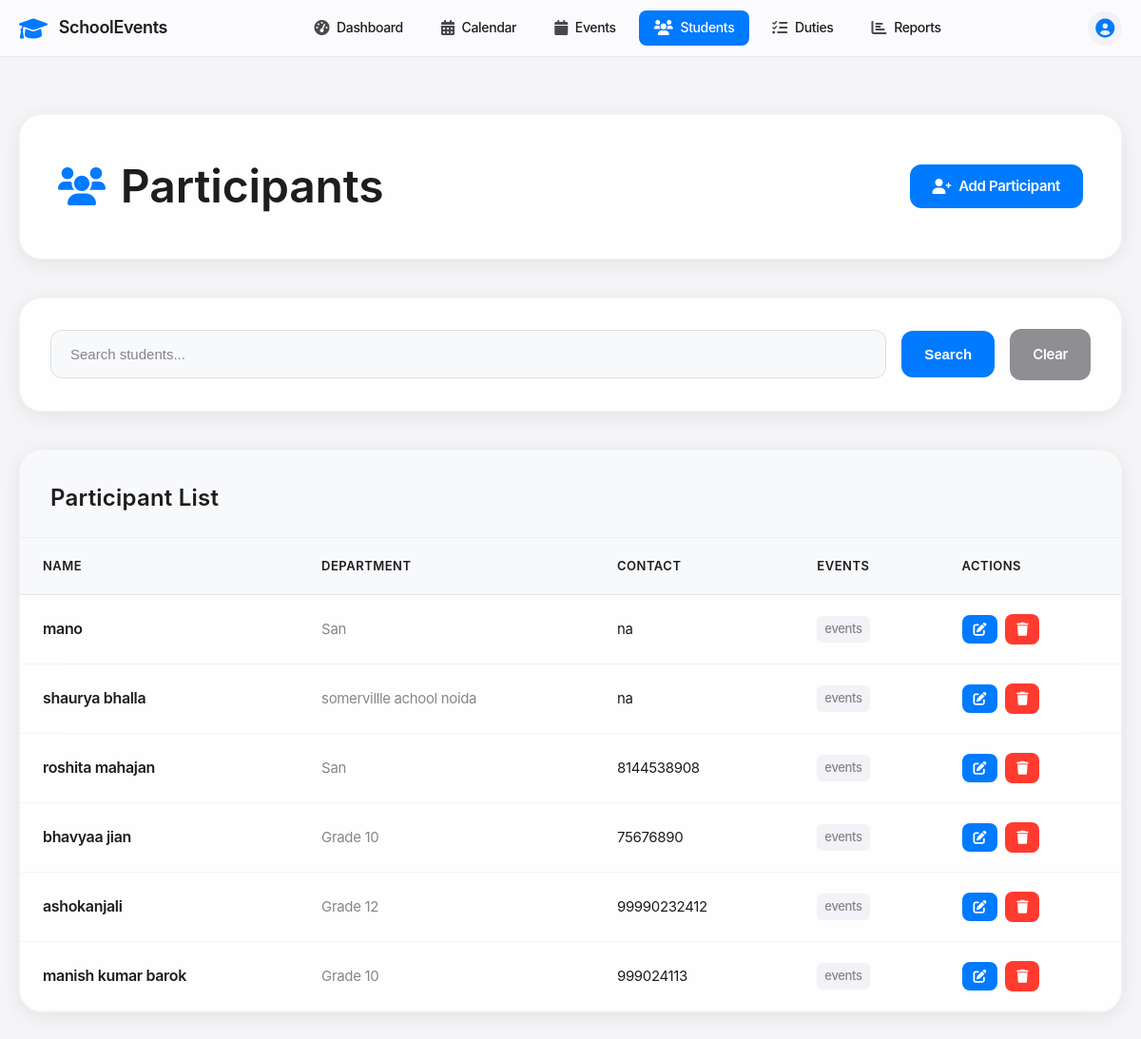
Page /participants on the earlier database version.
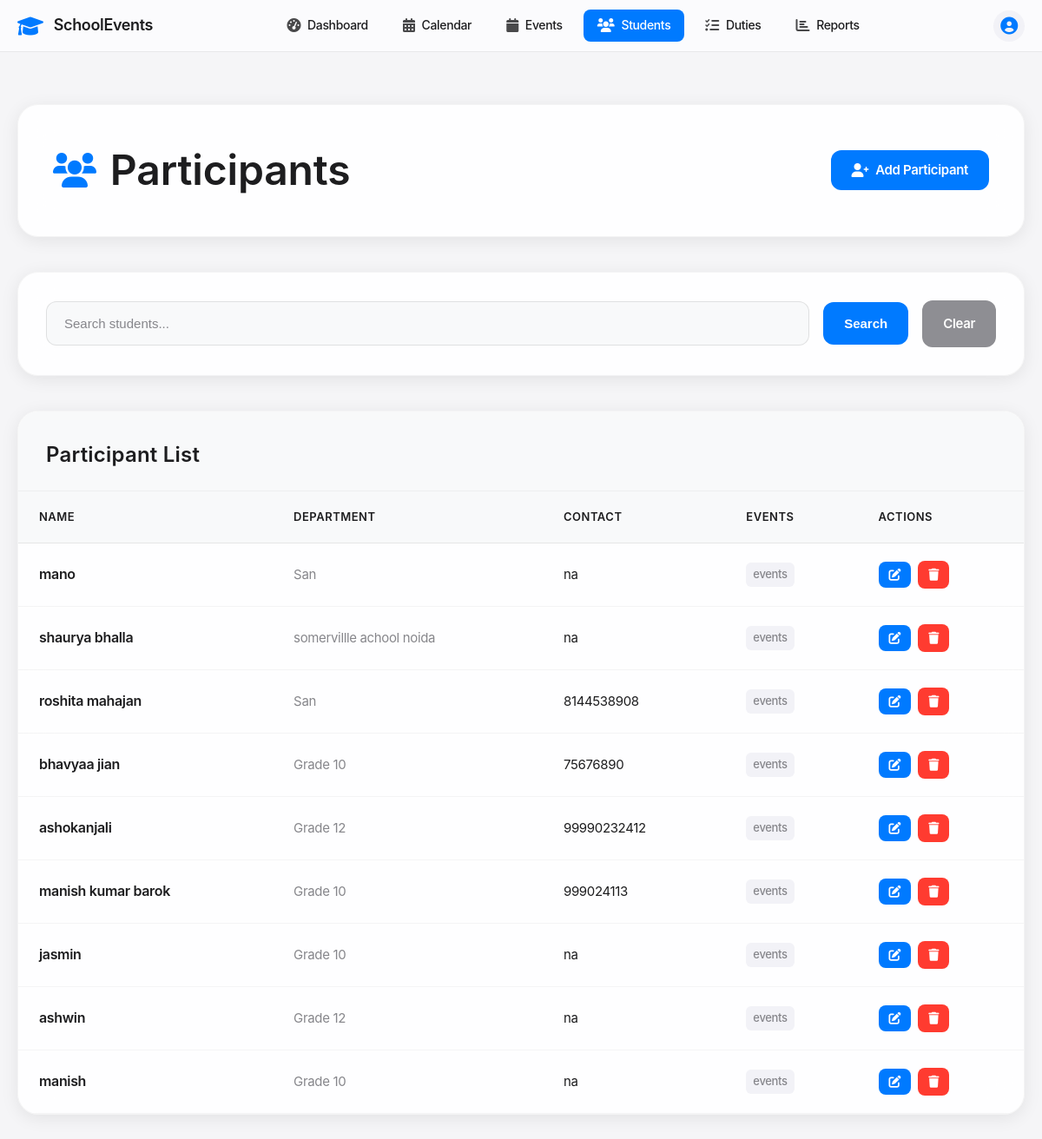
Same page on the later database version.
### tables this page shows
CREATE TABLE participants (
            id INTEGER PRIMARY KEY AUTOINCREMENT,
            name TEXT NOT NULL,
            type TEXT NOT NULL CHECK (type IN ('student', 'teacher')),
            class_dept TEXT NOT NULL,
            contact TEXT,
            emergency_contact TEXT,
            created_at TIMESTAMP DEFAULT CURRENT_TIMESTAMP
        );

### app.py (the view)
@app.route('/participants')
def participants():
    conn = get_db_connection()
    search = request.args.get('search', '')
    query = 'SELECT * FROM participants WHERE type = "student"'
    params = []
    if search:
        query += ' AND (name LIKE ? OR class_dept LIKE ?)'
        params.extend([f'%{search}%', f'%{search}%'])
    participants = conn.execute(query, params).fetchall()
    conn.close()
    return render_template('participants.html', participants=participants, search=search)

### app.py (called while the page is built)
def get_db_connection():
    conn = sqlite3.connect('events.db')
    conn.row_factory = sqlite3.Row
    return conn

### templates/participants.html (shortened to what the changed rows need)
<!DOCTYPE html>
<html lang="en">
<head>
    <link href="https://cdnjs.cloudflare.com/ajax/libs/font-awesome/6.0.0/css/all.min.css" rel="stylesheet">
</head>
<body>
    <div class="main-content">
        <div class="container">
            <div class="page-header fade-in">
                <h1 class="page-title">
                    <i class="fas fa-users"></i>
                    Participants
                </h1>
            </div>
            <div class="participants-card fade-in">
                <div class="card-header">
                    <h2 class="card-title">Participant List</h2>
                </div>
                <div class="card-body">
                    {% if participants %}
                        <div class="table-container">
                            <table class="participants-table">
                                <thead>
                                    <tr>
                                        <th>Name</th>
                                        <th>Department</th>
                                        <th>Contact</th>
                                        <th>Events</th>
                                        <th>Actions</th>
                                    </tr>
                                </thead>
                                <tbody>
                                    {% for participant in participants %}
                                        <tr>
                                            <td>
                                                <div class="participant-name">{{ participant.name }}</div>
                                            </td>
                                            <td>
                                                <div class="participant-department">{{ participant.class_dept }}</div>
                                            </td>
                                            <td>
                                                <div class="participant-contact">{{ participant.contact }}</div>
                                            </td>
                                            <td>
                                                <span class="events-count">{{ participant.events_count }} events</span>
                                            </td>
                                            <td>
                                                <div class="action-group">
                                                    <a href="{{ url_for('edit_participant', id=participant.id) }}"
                                                       class="edit-btn"
                                                       title="Edit Participant">
                                                        <i class="fas fa-edit"></i>
                                                    </a>
                                                    <form method="POST"
                                                          action="{{ url_for('delete_participant', id=participant.id) }}"
                                                          class="delete-form">
                                                        <button type="submit"
                                                                class="delete-btn"
                                                                title="Delete Participant"
                                                                onclick="return confirm('Are you sure you want to delete this participant?')">
                                                            <i class="fas fa-trash"></i>
                                                        </button>
                                                    </form>
                                                </div>
                                            </td>
                                        </tr>
                                    {% endfor %}
                                </tbody>
                            </table>
                        </div>
                    {% else %}
                        <div class="empty-state">
                            <i class="fas fa-users"></i>
                            <p>No participants found.</p>
                        </div>
                    {% endif %}
                </div>
            </div>
        </div>
    </div>
</body>
</html>

Differences in the rows shown:
added participants: name "jasmin", class_dept "Grade 10", contact "na"
added participants: name "ashwin", class_dept "Grade 12", contact "na"
added participants: name "manish", class_dept "Grade 10", contact "na"
